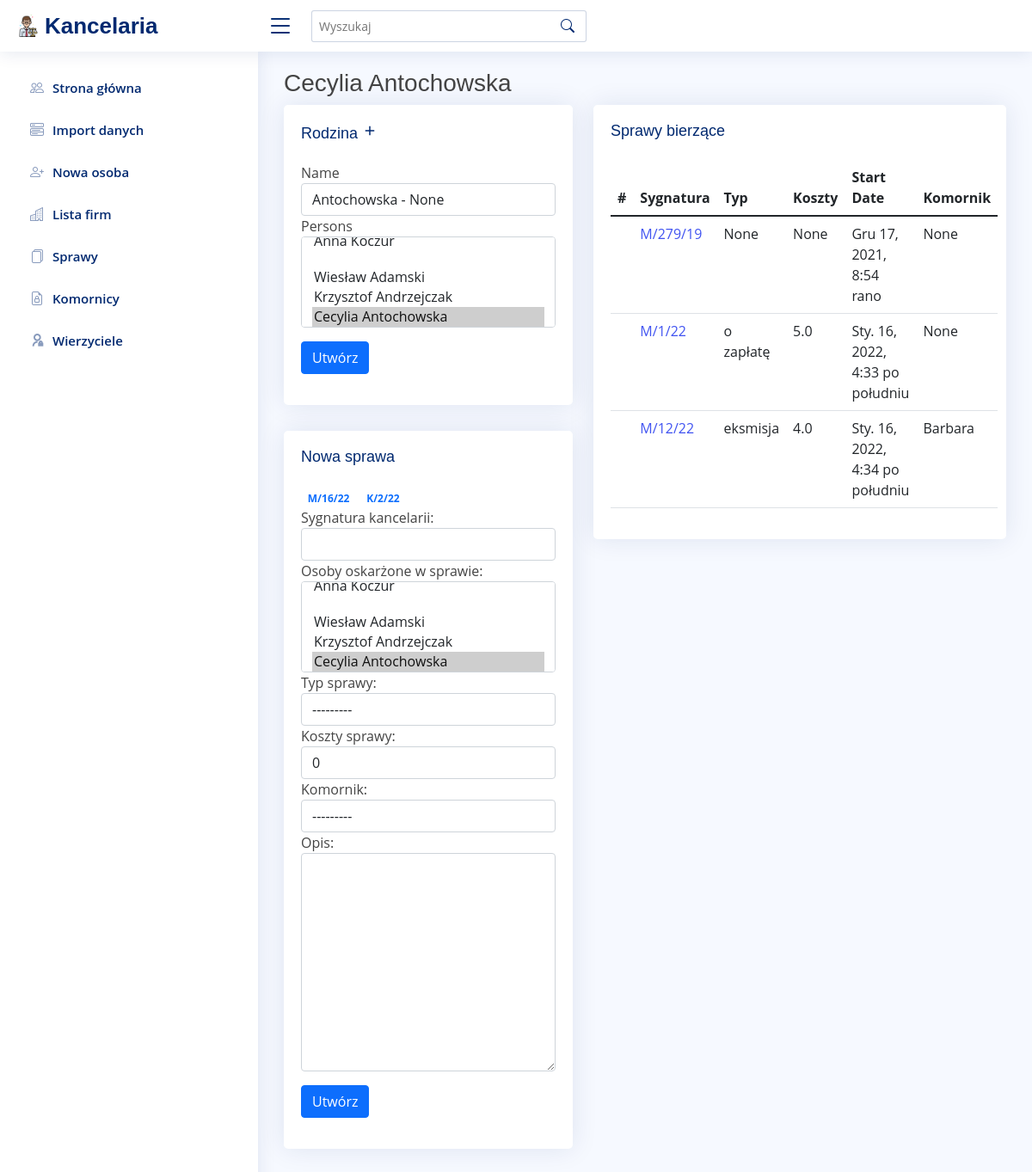
Screenshot of /person/1876 with the database file from the repository.
### register/models.py (models this page shows, shortened)
class Person(models.Model):
    first_name = models.CharField(max_length=30, null=True, blank=True, verbose_name='imię')
    last_name = models.CharField(max_length=60, null=True, verbose_name='nazwisko')
    pesel = models.CharField(max_length=11, null=True, blank=True, verbose_name='numer pesel')
    address = models.CharField(max_length=60, null=True, blank=True, verbose_name='adres')
    phone = models.CharField(max_length=30, null=True, blank=True, verbose_name='numer telefonu')
    date_created = models.DateTimeField(auto_now_add=True)
    note = models.CharField(max_length=30, null=True, blank=True, verbose_name='notatka')
    def __str__(self):
        return f"{self.first_name} {self.last_name}"

class Case(models.Model):
    TYPE = (('eviction', 'eksmisja'), ('payment', 'o zapłatę'),
            ('divorce', 'rozwód'), ('insolvency', 'zgłoszenie wierzytenlość'))
    signature = models.CharField(max_length=30, null=True, blank=True, unique=True,
                                 verbose_name='sygnatura kancelarii'
                                 )
    accused_persons = models.ManyToManyField(Person, related_name='accused_persons', verbose_name='osoby oskarżone w sprawie')
    accused_companies = models.ManyToManyField(Company, related_name='accused_companies')
    prosecutor_persons = models.ManyToManyField(Person, related_name='prosecutor_persons')
    prosecutor_companies = models.ManyToManyField(Company, related_name='prosecutor_companies')
    type = models.CharField(max_length=60, choices=TYPE, null=True, blank=True, verbose_name='typ sprawy', default=None)
    result = models.CharField(max_length=60, blank=True, null=True, verbose_name='wynik sprawy')
    create_date = models.DateTimeField(auto_now_add=True, null=True, blank=True)
    costs = models.FloatField(null=True, blank=True, default=0, verbose_name='koszty sprawy')
    bailiff = models.ForeignKey(Bailiff, null=True, blank=True, verbose_name='komornik', on_delete=models.SET_NULL, default=None)
    description = models.CharField(max_length=250, null=True, blank=True, verbose_name='opis', default=None)

class Bailiff(models.Model):
    name = models.CharField(max_length=60)
    def __str__(self):
        return f"{self.name}"

### register/views.py (the view)
# urls.py: path('person', views.person, name='persons'),
def person(request, pk=0):
    if request.method == 'GET':
        if pk:
            find = Person.objects.get(pk=pk)
            ff = Family.objects.filter(persons=find)
            if ff.count() < 1:
                ff = FamilyCreateForm(
                    initial={
                        'name': f'{find.last_name} - {find.address}',
                        'persons': find
                    }
                )
            cases = Case.objects.filter(Q(accused_persons__pk=pk) | Q(prosecutor_persons__pk=pk))
            new_case_form = CaseForm(
                initial={
                    'accused_persons': find
                }
            )
            context = {
                'person': find,
                'family': ff,
                'new_case': new_case_form,
                'cases': cases,
                'next_signatures': signatures.next_signature(),
            }
            return render(request, 'person/selected.html', context)
        else:
            context = {
                'persons': Person.objects.all()
            }
            return render(request, 'person/list.html', context)

### register/forms.py
class FamilyCreateForm(forms.ModelForm):
    class Meta:
        model = Family
        fields = '__all__'
        widgets = {
            'name': TextInput(attrs={'class': 'form-control'}),
            'persons': SelectMultiple(attrs={'class': 'form-control'}),
        }

class CaseForm(forms.ModelForm):
    class Meta:
        model = Case
        exclude = ['date_created', 'result', 'companies', 'accused_companies', 'prosecutor_persons', 'prosecutor_companies']
        widgets = {
            'signature': TextInput(attrs={'class': 'form-control'}),
            'costs': NumberInput(attrs={'class': 'form-control'}),
            'type': Select(attrs={'class': 'form-control'}),
            'bailiff': Select(attrs={'class': 'form-control'}),
            'accused_persons': SelectMultiple(attrs={'class': 'form-control'}),
            'description': Textarea(attrs={'class': 'form-control'}),
        }

### register/entities/signatures.py (called while the page is built)
def __get_max_signature(signatures):
    if not signatures:
        return 1
    pattern = r'(?<=/)\w+'
    m = [search(pattern, x).group(0) for x in signatures if search(pattern, x)]
    m = [int(x) for x in m if x.isdigit()]
    m = max(m)
    return m+1

def next_signature():
    year = date.today().strftime('%y')
    m = Case.objects.filter(signature__regex=rf'M/\d+/{year}').values_list('signature', flat=True)
    k = Case.objects.filter(signature__regex=fr'K/\d+/{year}').values_list('signature', flat=True)
    result = [f'M/{__get_max_signature(m)}/{year}', f'K/{__get_max_signature(k)}/{year}']
    return result

### register/templates/person/selected.html (shortened to what this page needs)
{% extends 'base.html' %}
{% block content %}
<h3>{{ person }}</h3>
<div class="row">
    <div class="col-5">
        <div class="card">
            <div class="card-body">
                <h5 class="card-title">Rodzina <i class="ri-add-fill"></i> </h5>
                <form action="{% url 'register:family' %}" method="POST">
                    {% for field in family %}
                    <div class="col">
                        {{ field.label }}
                        {{ field }}
                    </div>
                    {% endfor %}
                    <button type="submit" class="btn btn-primary my-3">Utwórz</button>
                </form>
            </div>
        </div>
        <div class="card">
            <div class="card-body">
                <h5 class="card-title">Nowa sprawa</h5>
                {% for sign in next_signatures %}
                    <span class="badge border-primary text-primary sign_val">{{ sign }}</span>
                {% endfor %}
                <form action="{% url 'register:case' %}" method="POST">
                    {{ new_case }}
                <button type="submit" class="btn btn-primary my-3">Utwórz</button>
                </form>
            </div>
        </div>
    </div>
    <div class="col-7">
        <div class="card">
            <div class="card-body">
                <h5 class="card-title">Sprawy bierzące</h5>
                <table class="table">
                    <thead>
                    <tr>
                        <th scope="col">#</th>
                        <th scope="col">Sygnatura</th>
                        <th scope="col">Typ</th>
                        <th scope="col">Koszty</th>
                        <th scope="col">Start Date</th>
                        <th scope="col">Komornik</th>
                    </tr>
                    </thead>
                    <tbody>
                    {% for case in cases %}
                    <tr>
                        <th scope="row">{{ loop.index }}</th>
                        <td><a href="{% url 'register:case' case.id %}">{{ case.signature }}</a></td>
                        <td>{{ case.get_type_display }}</td>
                        <td>{{ case.costs }}</td>
                        <td>{{ case.create_date }}</td>
                        <td>{{ case.bailiff }}</td>
                    </tr>
                    {% endfor %}
                </table>
            </div>
        </div>
    </div>
</div>
{% endblock %}

### register/static/css/style.css (style rules this page uses)
:root { scroll-behavior: smooth; }
body { font-family: "Open Sans", sans-serif; background: #f6f9ff; color: #444444; }
a { color: #4154f1; text-decoration: none; }
h1, h2, h3, h4, h5, h6 { font-family: "Nunito", sans-serif; }
.card { margin-bottom: 30px; border: none; border-radius: 5px; box-shadow: 0px 0 30px rgba(1, 41, 112, 0.1); overflow: hidden; }
.card-title { padding: 20px 0 15px 0; font-size: 18px; font-weight: 500; color: #012970; font-family: "Poppins", sans-serif; }
.card-body { padding: 0 20px 20px 20px; }

### rows the page displays
Person: first_name+last_name "Cecylia Antochowska"
Case: signature "M/279/19", type "None", costs "None", create_date "Gru 17, 2021, 8:54 rano", bailiff "None"
Case: signature "M/1/22", type "o zapłatę", costs "5.0", create_date "Sty. 16, 2022, 4:33 po południu", bailiff "None"
Case: signature "M/12/22", type "eksmisja", costs "4.0", create_date "Sty. 16, 2022, 4:34 po południu", bailiff "Barbara"

### other values shown
{{ field.label }} "Name" "Persons"
{{ sign }} "M/16/22" "K/2/22"
